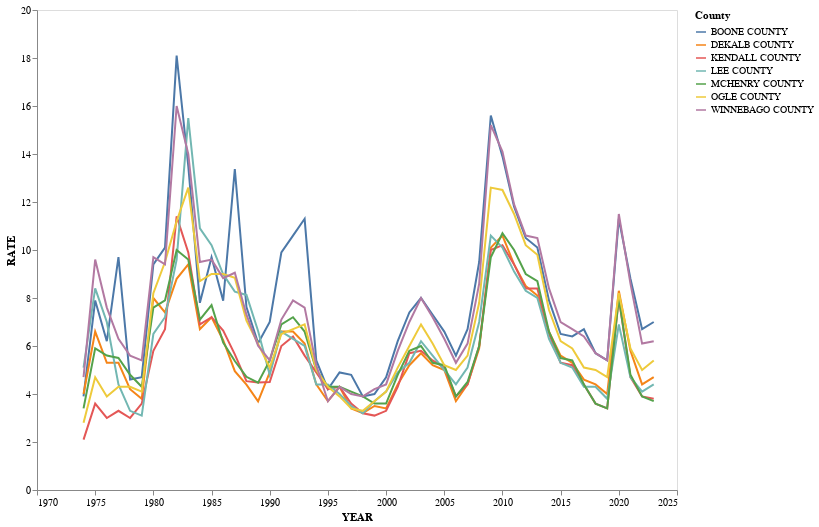

Notebook source saved alongside this figure:
### Markdown cell above
# 2. Employment Status over Time

## a. Line Chart (15 pts)

### Code cell
county_set = ["DEKALB COUNTY", 
              "KANE COUNTY COUNTY",
              "BOONE COUNTY",
              "MCHENRY COUNTY",
              "WINNEBAGO COUNTY",
              "OGLE COUNTY",
              "LEE COUNTY",
              "KENDALL COUNTY"]

filtered_dataset = dataset[dataset["COUNTY"].isin(county_set)]

# Pandas chart if you want that instead
# chart = filtered_dataset.pivot_table(index="YEAR", columns="COUNTY", values="RATE").plot(figsize=(10,6))

# Altair chart
chart = alt.Chart(filtered_dataset).mark_line().encode(
    x=alt.X("YEAR:Q", title="YEAR", axis=alt.Axis(format='d')),
    y=alt.Y("RATE:Q", title="RATE"),
    color=alt.Color("COUNTY:N", legend=alt.Legend(orient='right', title="County"))
    ).properties(width=640,height=480).configure_axis(grid=False).show()

### Figure 1 — Vega-Lite specification as saved in the notebook (floating-point values rounded to 4 significant figures; data arrays with more than 128 entries replaced by an {"elided": "..."} marker saying what was removed)
{"config": {"view": {"continuousWidth": 300, "continuousHeight": 300}, "axis": {"grid": false}}, "data": {"name": "data-232add2bb994c00134b2db6d603e1066"}, "mark": {"type": "line"}, "encoding": {"color": {"field": "COUNTY", "legend": {"orient": "right", "title": "County"}, "type": "nominal"}, "x": {"axis": {"format": "d"}, "field": "YEAR", "title": "YEAR", "type": "quantitative"}, "y": {"field": "RATE", "title": "RATE", "type": "quantitative"}}, "height": 480, "width": 640, "$schema": "https://vega.github.io/schema/vega-lite/v5.20.1.json", "datasets": {"data-232add2bb994c00134b2db6d603e1066": {"elided": "350 records"}}}
